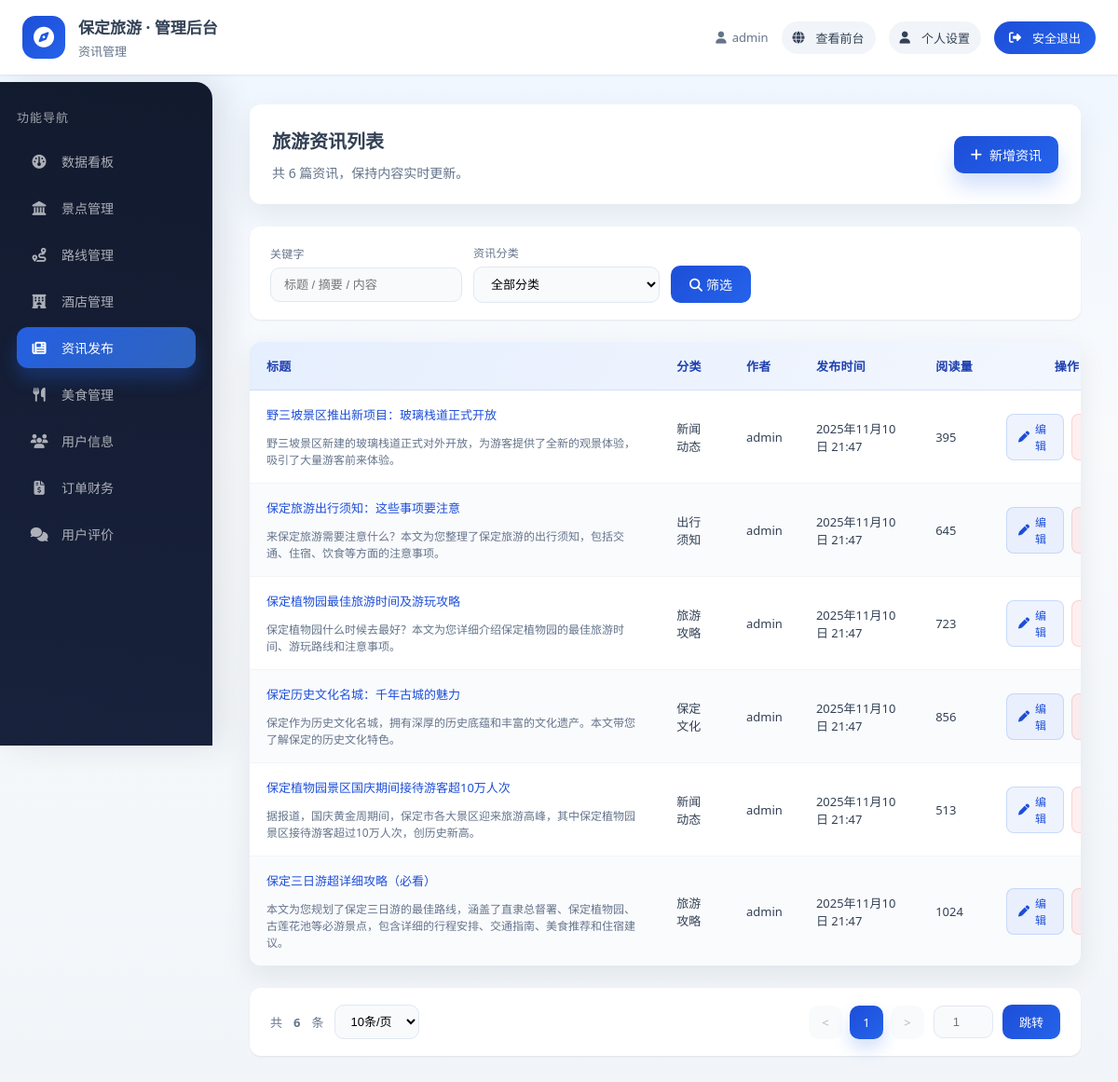
The app's page /admin_panel/news/ (signed in) with its own data.
### apps/users/models.py (models this page shows, shortened)
class CustomUser(AbstractUser):
    phone = models.CharField(max_length=11, unique=True, verbose_name="手机号")
    avatar = models.ImageField(upload_to='avatars/', default='avatars/default.png', verbose_name="头像")
    class Meta:
        verbose_name = "用户"
        verbose_name_plural = verbose_name

### apps/news/models.py (models this page shows, shortened)
class News(models.Model):
    category = models.ForeignKey(NewsCategory, on_delete=models.SET_NULL, null=True, verbose_name="分类")
    title = models.CharField(max_length=200, verbose_name="标题")
    abstract = models.CharField(max_length=255, verbose_name="摘要")
    content = models.TextField(verbose_name="正文")
    cover_image = models.ImageField(upload_to='news_covers/', verbose_name="封面图")
    published_at = models.DateTimeField(auto_now_add=True, verbose_name="发布时间")
    views_count = models.PositiveIntegerField(default=0, verbose_name="阅读量")
    author = models.ForeignKey(CustomUser, on_delete=models.SET_NULL, null=True, blank=True, verbose_name="作者")
    class Meta:
        verbose_name = "旅游资讯"
        verbose_name_plural = verbose_name
        ordering = ['-published_at']

class NewsCategory(models.Model):
    name = models.CharField(max_length=50, verbose_name="分类名称")
    class Meta:
        verbose_name = "资讯分类"
        verbose_name_plural = verbose_name

### apps/admin_panel/views.py (the view)
# urls.py: path('news/', views.NewsListView.as_view(), name='news_list'),
class NewsListView(LoginRequiredMixin, StaffRequiredMixin, TemplateView):
    template_name = "admin_panel/news_list.html"
    login_url = '/users/login/'
    def get_context_data(self, **kwargs):
        context = super().get_context_data(**kwargs)
        query = News.objects.select_related('category', 'author').all().order_by('-published_at')
        search = self.request.GET.get('search', '')
        if search:
            query = query.filter(
                Q(title__icontains=search) |
                Q(abstract__icontains=search) |
                Q(content__icontains=search)
            )
        category_id = self.request.GET.get('category', '')
        if category_id:
            query = query.filter(category_id=category_id)
        try:
            per_page = int(self.request.GET.get('per_page', 10))
            if per_page not in [10, 20, 50]:
                per_page = 10
        except (ValueError, TypeError):
            per_page = 10
        paginator = Paginator(query, per_page)
        page_number = self.request.GET.get('page', 1)
        page_obj = paginator.get_page(page_number)
        context.update({
            'page_obj': page_obj,
            'paginator': paginator,
            'categories': NewsCategory.objects.all(),
            'search': search,
            'category_id': category_id,
            'per_page': per_page,
        })
        return context

### apps/admin_panel/views.py (called while the page is built)
    def test_func(self):
        return self.request.user.is_staff

### templates/admin_panel/news_list.html (shortened to what this page needs)
{% extends "admin_panel/layout.html" %}
{% block page_header %}资讯管理{% endblock %}
{% block menu_news %}active{% endblock %}
{% block content %}
<div class="page-header">
    <div>
        <h1>旅游资讯列表</h1>
        <p>共 {{ paginator.count }} 篇资讯，保持内容实时更新。</p>
    </div>
    <div class="page-header-actions">
        <a href="{% url 'admin_panel:news_add' %}" class="btn-primary">
            <i class="fas fa-plus"></i> 新增资讯
        </a>
    </div>
</div>
<form method="get" id="searchForm" class="filter-panel">
    <div class="field">
        <label for="search">关键字</label>
        <input id="search" type="text" name="search" placeholder="标题 / 摘要 / 内容" value="{{ search }}">
    </div>
    <div class="field">
        <label for="category">资讯分类</label>
        <select id="category" name="category">
            <option value="">全部分类</option>
        </select>
    </div>
    <div class="field" style="min-width:auto;">
        <button type="submit">
            <i class="fas fa-search"></i> 筛选
        </button>
    </div>
</form>
<div class="datatable">
    <table>
        <thead>
            <tr>
                <th>标题</th>
                <th>分类</th>
                <th>作者</th>
                <th>发布时间</th>
                <th>阅读量</th>
                <th style="text-align:center;">操作</th>
            </tr>
        </thead>
        <tbody>
            {% for news in page_obj %}
            <tr>
                <td>
                    <div class="cell-multi">
                        <a href="{% url 'admin_panel:news_edit' news.id %}">{{ news.title }}</a>
                        <span class="cell-meta">{{ news.abstract|default:"暂无摘要" }}</span>
                    </div>
                </td>
                <td>{{ news.category.name|default:"-" }}</td>
                <td>{{ news.author.username|default:"-" }}</td>
                <td>{{ news.published_at|date:"Y年m月d日 H:i" }}</td>
                <td>{{ news.views_count }}</td>
                <td>
                    <div class="actions">
                        <a href="{% url 'admin_panel:news_edit' news.id %}" class="btn-action btn-edit">
                            <i class="fas fa-pen"></i> 编辑
                        </a>
                        <a href="{% url 'admin_panel:news_delete' news.id %}" class="btn-action btn-delete" onclick="return confirm('确定删除该资讯？')">
                        </a>
                    </div>
                </td>
            </tr>
            {% empty %}
            <tr>
                <td colspan="6" class="empty-state">暂无数据</td>
            </tr>
            {% endfor %}
        </tbody>
    </table>
</div>
<div class="pagination-wrapper">
    <div class="pagination-info">
        共 <strong>{{ paginator.count }}</strong> 条
        <select onchange="location.href='?page=1&search={{ search }}&category={{ category_id }}&per_page=' + this.value">
            <option value="10" {% if per_page == 10 %}selected{% endif %}>10条/页</option>
        </select>
    </div>
    <div style="display: flex; align-items: center; gap: 10px;">
        <ul class="pagination">
            {% if page_obj.has_previous %}
            <li class="page-item"><a class="page-link" href="?page={{ page_obj.previous_page_number }}&search={{ search }}&category={{ category_id }}&per_page={{ per_page }}">&lt;</a></li>
            {% else %}
            <li class="page-item disabled"><span class="page-link">&lt;</span></li>
            {% endif %}
            {% for num in paginator.page_range %}
                {% if num == page_obj.number %}
                <li class="page-item active"><span class="page-link">{{ num }}</span></li>
                {% elif num > page_obj.number|add:'-3' and num < page_obj.number|add:'3' %}
                <li class="page-item"><a class="page-link" href="?page={{ num }}&search={{ search }}&category={{ category_id }}&per_page={{ per_page }}">{{ num }}</a></li>
                {% endif %}
            {% endfor %}
            {% if page_obj.has_next %}
            <li class="page-item"><a class="page-link" href="?page={{ page_obj.next_page_number }}&search={{ search }}&category={{ category_id }}&per_page={{ per_page }}">&gt;</a></li>
            {% else %}
            <li class="page-item disabled"><span class="page-link">&gt;</span></li>
            {% endif %}
        </ul>
        <input type="number" class="page-input" id="goToPage" placeholder="1" min="1" max="{{ paginator.num_pages }}">
        <button class="btn-go" onclick="goToPage()">跳转</button>
    </div>
</div>
{% endblock %}

### templates/admin_panel/layout.html (shortened to what this page needs)
{% load static %}
<!DOCTYPE html>
<html lang="zh-CN">
<head>
    <link rel="stylesheet" href="https://cdnjs.cloudflare.com/ajax/libs/font-awesome/6.5.0/css/all.min.css">
    <link rel="stylesheet" href="{% static 'css/admin_panel.css' %}?v=20251111">
</head>
<body>
    <div class="admin-shell">
        <header class="admin-topbar">
            <div class="topbar-brand">
                <span class="brand-icon"><i class="fas fa-compass"></i></span>
                <div class="brand-text">
                    <span class="brand-title">保定旅游 · 管理后台</span>
                    <span class="brand-subtitle">{% block page_header %}欢迎回来{% endblock %}</span>
                </div>
            </div>
            <div class="topbar-meta">
                <span class="meta-item"><i class="fas fa-user"></i> {{ request.user.username }}</span>
                <a class="meta-link" href="/" target="_blank"><i class="fas fa-globe"></i> 查看前台</a>
                <a class="meta-link" href="/users/profile/"><i class="fas fa-user"></i> 个人设置</a>
                <a class="meta-button" href="{% url 'users:logout' %}?next=/admin_panel/">
                    <i class="fas fa-sign-out-alt"></i> 安全退出
                </a>
            </div>
        </header>
        <div class="admin-body">
            <aside class="admin-sidebar" id="adminSidebar">
                <div class="sidebar-title">功能导航</div>
                <nav class="sidebar-nav">
                    <a class="nav-link {% block menu_dashboard %}{% endblock %}" href="{% url 'admin_panel:index' %}">
                        <i class="fas fa-gauge"></i>
                        <span>数据看板</span>
                    </a>
                    <a class="nav-link {% block menu_scenic %}{% endblock %}" href="{% url 'admin_panel:scenic_list' %}">
                        <i class="fas fa-landmark"></i>
                        <span>景点管理</span>
                    </a>
                    <a class="nav-link {% block menu_routes %}{% endblock %}" href="{% url 'admin_panel:routes_list' %}">
                        <i class="fas fa-route"></i>
                        <span>路线管理</span>
                    </a>
                    <a class="nav-link {% block menu_hotels %}{% endblock %}" href="{% url 'admin_panel:hotels_list' %}">
                        <i class="fas fa-hotel"></i>
                        <span>酒店管理</span>
                    </a>
                    <a class="nav-link {% block menu_news %}{% endblock %}" href="{% url 'admin_panel:news_list' %}">
                        <i class="fas fa-newspaper"></i>
                        <span>资讯发布</span>
                    </a>
                    <a class="nav-link {% block menu_foods %}{% endblock %}" href="{% url 'admin_panel:foods_list' %}">
                        <i class="fas fa-utensils"></i>
                        <span>美食管理</span>
                    </a>
                    <a class="nav-link {% block menu_users %}{% endblock %}" href="{% url 'admin_panel:users_list' %}">
                        <i class="fas fa-users"></i>
                        <span>用户信息</span>
                    </a>
                    <a class="nav-link {% block menu_orders %}{% endblock %}" href="{% url 'admin_panel:orders_list' %}">
                        <i class="fas fa-file-invoice-dollar"></i>
                        <span>订单财务</span>
                    </a>
                    <a class="nav-link {% block menu_comments %}{% endblock %}" href="{% url 'admin_panel:comments_list' %}">
                        <i class="fas fa-comments"></i>
                        <span>用户评价</span>
                    </a>
                </nav>
            </aside>
            <main class="admin-main">
                <div class="admin-main-inner">
                    {% block content %}{% endblock %}
                </div>
            </main>
        </div>
    </div>
</body>
</html>

### records on screen
CustomUser: user.username "admin"
News: title "野三坡景区推出新项目：玻璃栈道正式开放", abstract "野三坡景区新建的玻璃栈道正式对外开放，为游客提供了全新的观景体验，吸引了大量游客前来体验。", category.name "新闻动态", author.username "admin", published_at "2025年11月10日 21:47", views_count "395"
News: title "保定旅游出行须知：这些事项要注意", abstract "来保定旅游需要注意什么？本文为您整理了保定旅游的出行须知，包括交通、住宿、饮食等方面的注意事项。", category.name "出行须知", author.username "admin", published_at "2025年11月10日 21:47", views_count "645"
News: title "保定植物园最佳旅游时间及游玩攻略", abstract "保定植物园什么时候去最好？本文为您详细介绍保定植物园的最佳旅游时间、游玩路线和注意事项。", category.name "旅游攻略", author.username "admin", published_at "2025年11月10日 21:47", views_count "723"
News: title "保定历史文化名城：千年古城的魅力", abstract "保定作为历史文化名城，拥有深厚的历史底蕴和丰富的文化遗产。本文带您了解保定的历史文化特色。", category.name "保定文化", author.username "admin", published_at "2025年11月10日 21:47", views_count "856"
News: title "保定植物园景区国庆期间接待游客超10万人次", abstract "据报道，国庆黄金周期间，保定市各大景区迎来旅游高峰，其中保定植物园景区接待游客超过10万人次，创历史新高。", category.name "新闻动态", author.username "admin", published_at "2025年11月10日 21:47", views_count "513"
News: title "保定三日游超详细攻略（必看）", abstract "本文为您规划了保定三日游的最佳路线，涵盖了直隶总督署、保定植物园、古莲花池等必游景点，包含详细的行程安排、交通指南、美食推荐和住宿建议。", category.name "旅游攻略", author.username "admin", published_at "2025年11月10日 21:47", views_count "1024"

### other values on screen
{{ paginator.count }} "6"
{{ num }} "1"
